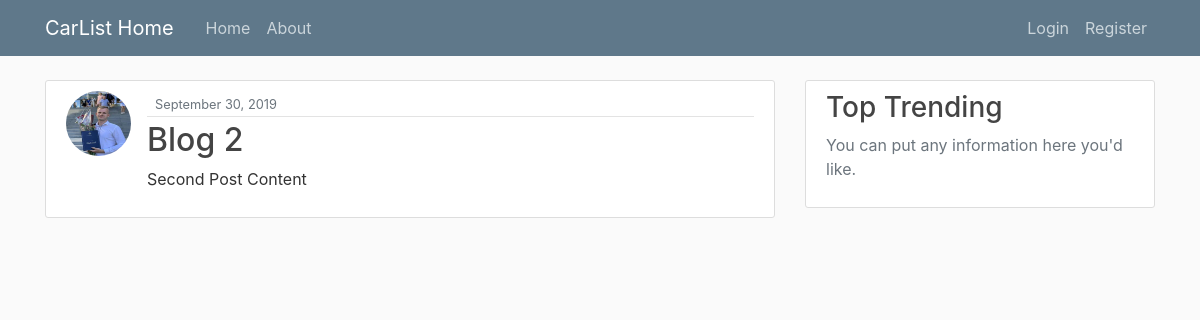
The app's page /post/2/ with its own data.
### blog/models.py (models this page shows, shortened)
class Post(models.Model):
    objects = None
    title = models.CharField(max_length=100)  # arguments that specify restrains on these fields
    content = models.TextField()  # unrestricted text
    date_posted = models.DateTimeField(default=timezone.now)  # passing function as default value (thats why no parenthesis)
    authors = models.ForeignKey(User, on_delete=models.CASCADE)  # when the user gets deleted, his posts are also deleted

### users/models.py (models this page shows, shortened)
class Profile(models.Model):
    user = models.OneToOneField(User, on_delete=models.CASCADE)
    image = models.ImageField(default='default.jpg', upload_to='profile_pics')

### blog/views.py (the view)
# urls.py: path('post/<int:pk>/', PostDetailView.as_view(), name='post-detail'),
class PostDetailView(DetailView):
    model = Post

### blog/templates/blog/post_detail.html (shortened to what this page needs)
{% extends "blog/base.html" %}
{% block content %}
    <article class="media content-section">
    <img class="rounded-circle article-img" src="{{object.authors.profile.image.url}}">
        <div class="media-body">
            <div class="article-metadata">
            <small class="text-muted">{{ object.date_posted | date:"F d, Y" }}</small>
            </div>
        <h2 class="article-title">{{ object.title }}</h2>
        <p class="article-content">{{ object.content }}</p>
        </div>
    </article>
{% endblock content %}

### blog/static/blog/main.css (style rules this page uses)
body { background: #fafafa; color: #333333; margin-top: 5rem; }
h1, h2, h3, h4, h5, h6 { color: #444444; }
.content-section { background: #ffffff; padding: 10px 20px; border: 1px solid #dddddd; border-radius: 3px; margin-bottom: 20px; }
.article-title { color: #444444; }
.article-content { white-space: pre-line; }
.article-img { height: 65px; width: 65px; margin-right: 16px; }
.article-metadata { padding-bottom: 1px; margin-bottom: 4px; border-bottom: 1px solid #e3e3e3 }

### records on screen
Post: authors.profile.image (picture), date_posted "September 30, 2019", title "Blog 2", content "Second Post Content"
